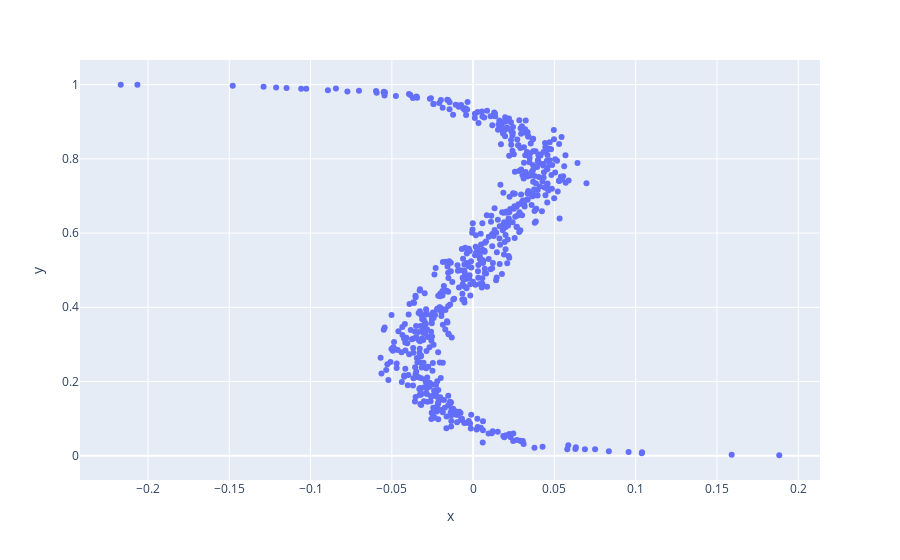

The notebook cell this image was saved under:
### Code cell
coefs = np.array(model.coef_)
comp = pd.DataFrame((X_test.columns, coefs)).T
comp = comp.rename({0: "Variable", 1: "Coef"}, axis=1)
display(comp)

display(X_test.columns)


new_pred = model.predict(X_test)
new_resid = y_test - new_pred

display(px.scatter(x=new_resid, y=y_test))

### Figure 1 — Plotly figure (JSON) as saved in the notebook; plotly's stock layout.template omitted (floating-point values rounded to 4 significant figures; data arrays with more than 128 entries replaced by an {"elided": "..."} marker saying what was removed)
{"data": [{"hovertemplate": "x=%{x}<br>y=%{y}<extra></extra>", "legendgroup": "", "marker": {"color": "#636efa", "symbol": "circle"}, "mode": "markers", "name": "", "orientation": "v", "showlegend": false, "type": "scatter", "x": {"elided": "629 float values"}, "xaxis": "x", "y": {"elided": "629 float values"}, "yaxis": "y"}], "layout": {"legend": {"tracegroupgap": 0}, "margin": {"t": 60}, "xaxis": {"anchor": "y", "domain": [0, 1], "title": {"text": "x"}}, "yaxis": {"anchor": "x", "domain": [0, 1], "title": {"text": "y"}}}}
